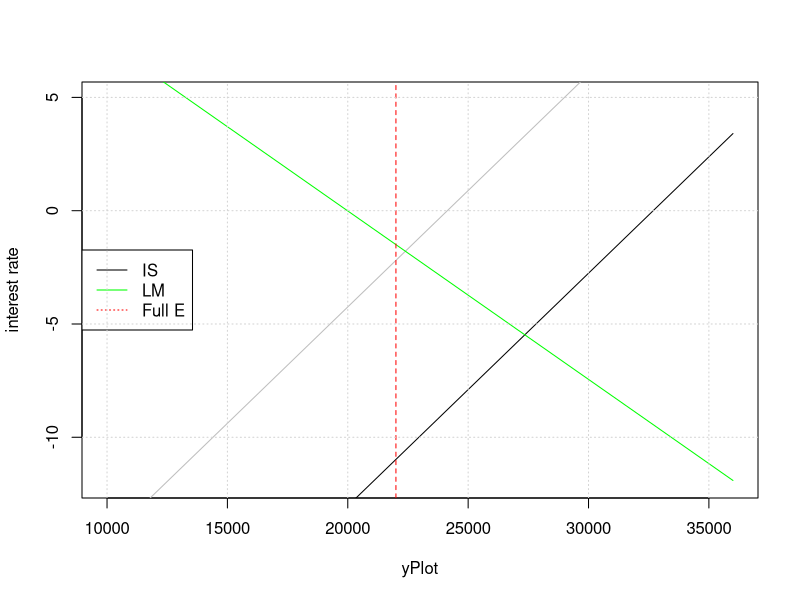
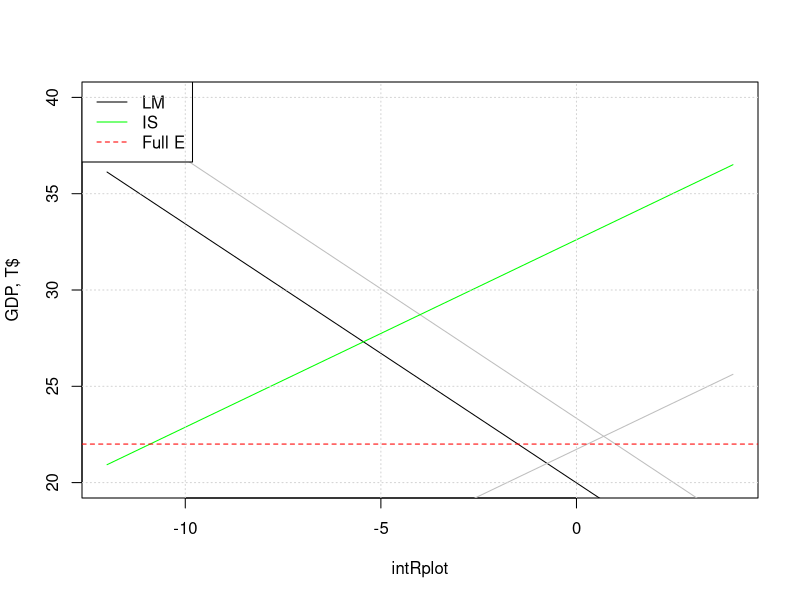

Recreate these plots in R, in order.
# ISLM model

# Brandon Medina
# 04/15/2020


# data are quarterly, Jan 2017 to Oct 2019
# all $$ amounts are billions
# all data from 'FRED' Federal Reserve bank St. Louis
#  Data are quarterly from Jan 2017 to Oct 2019

# GDP due to Corona Virus, COVID19, now projected to be a
# contraction of between 8 and 15%.  Assume 12% contraction

# modify first Q of 2020 to reflect this, then pursue
# policy

ISLMdata = data.frame(
  
  # consumpton  
  Consum = c(13104.43, 13212.5, 13345.07,
             13586.27, 13728.33, 13939.83,
             14114.53, 14211.9, 14266.27,
             14511.17, 14678.2, 14789.27,
             13024.00, 12500.0),
  
  # GDP, aggregate demand                
  Y = c(19190.431, 19356.649, 19611.704, 19918.91,
        20163.159, 20510.177, 20749.752, 20897.804,
        21098.827, 21340.267, 21542.54,  21726.779,
        19100.00, 18700.0),
  
  # Government spending                
  G_spend = c(6526.927, 6525.904, 6623.281, 6713.611,
              6806.73, 6901.58, 6971.018, 7042.209,
              7149.65, 7292.506, 7359.535, 7424.398,
              9500.00, 9600.99),
  # Gross domestic savings                
  personalSavings = c(3600.665, 3613.782, 3658.564, 3632.806,
                      3826.156, 3753.84, 3814.944, 3785.88,
                      3909.787, 3866.799, 3826.739, 3840.0,
                      3072.00, 2900.0),
  
  # M1 money supply, cash and checking deposits              
  M1 = c(3405.462, 3498.1, 3570.162, 3613.338,
         3639.485, 3658.723, 3688.038, 3719.443, 
         3743.892, 3796.215, 3867.964, 3950.738,
         4000.00, 4100.00),
  
  # M2 money supply  M1 + easily convertible               
  M2 = c(13332.092, 13515.838, 13659.854,
         13794.4, 13892.846, 14045.685,
         14186.1, 14275.914, 14464.792,
         14645.462, 14932.307, 15243.2,
         13000.00, 12500.00),
  
  # Government revenue                
  Taxes = c(1987.626, 2003.74, 2042.913, 2042.372,
            1921.492, 1943.529, 1971.38, 1987.923,
            2018.649, 2027.559, 2028.389, 2030.0,
            1725.0, 1700.00),
  
  
  # velocity of money; how many times $ changes hands/yr              
  Vel_M1 = c(5.623, 5.529, 5.493, 5.513, 5.534,
             5.605, 5.625, 5.616, 5.636, 5.613,
             5.564, 5.5,
             4.5, 4.4),
  
  # net exports $ value of exports - imports                
  Nx = c(-570.922, -583.726, -550.586, -596.11,
         -628.967, -568.391, -671.353, -684.148,
         -633.848, -662.66,  -653.032, -577.381,
         -500.00, -475),
  
  # consumer price index                
  CPI = c(243.822, 244.054, 245.359, 247.25,
          249.235, 250.591, 251.883,
          252.697, 253.275, 255.171,
          256.325, 257.832,
          260.0, 255.0), #slight increase in CPI
  # interest rate, %                
  Int_r = c(0.7,0.95, 1.153, 1.203, 1.446, 1.737,
            1.923, 2.22, 2.403, 2.397, 2.19, 1.643,
            0.00, 0.00),
  # libor %
  libor=c(0.830, 1.063, 1.232, 1.330, 1.653,
          1.972, 2.107, 2.347, 2.498, 2.443,
          2.179, 1.791,
          0.00, 0.00),
  
  # investment                
  Invest = c(3140.293, 3167.926, 3225.247, 3262.117,
             3311.826, 3296.571, 3404.226, 3429.477,
             3481.088, 3424.653, 3416.18,  3363.567,
             2700.00, 2650.00)
)

attach(ISLMdata)

pIndex = CPI/CPI[1] # normalize CPI
MPC = Consum/Y  # marginal propensity to consume, quarterly
interestRate = libor
MoverP = M1/pIndex # constant $ money supply Gross $$ divided by
# price index

# IS - investment saving..
#  Y = C + I + G - Nx   macro economic description
#      C = C0 + b*(Y-T) # T is taxes
#      I = I0 + dY * Y + dInt * interest
#      G, Nx are exogenous


# LM - liquidity preference for money
# M/P = M0 + m1 * Y + m2 * interest     

#IS curve: 
# Y = (C0 + b*(Y-T) + I0 + dY*Y +dInt*interest + G + Nx )
# write two IS functions:
# IS_Y, solve for y in the IS descripton
# IS_i, solve for interest in the IS description

# LM curve:
# write two LM functions:
# LM_Y, solve for Y in the M/P equation
# LM_i, solve for i in the M/P equation

# Quesions:
# 1. given the last values of the variables, what are the 
#    equilibrium levels of interest rate, and GDP.   
#    If these are difference from the present levels,  
#    what does this model suggest about the US economy?
#
# 2. Policy- the COVID19 virus will likely reduce GDP by 1 or 2 %
#    change Nx by about 5% (import less).  Given this,
#    What policy measures do the IS-LM model suggest as a way to
#    increase GDP?   

#  FUNCTIONS --------------------------------------------------
# consumption function
# consumption is a function of income, Y

consumpFcn=glm(Consum~(Y-Taxes)) # Y-Taxes is disosable income
summary(consumpFcn)
#get the coefficients for later use
C0 = as.numeric(consumpFcn$coefficients[1])
b = as.numeric(consumpFcn$coefficients[2])


# investment function
# investment is a function of interest rate
#

investFcn=glm(Invest ~ Y + interestRate)
summary(investFcn)
I0 = as.numeric(investFcn$coefficients[1]) #fixed investment
dY = as.numeric(investFcn$coefficients[2])
dInt = as.numeric(investFcn$coefficients[3])

MoneyFcn = glm(MoverP ~ Y + interestRate)
M0 = as.numeric(MoneyFcn$coefficients[1])
d1 = as.numeric(MoneyFcn$coefficients[2])
d2 = -as.numeric(MoneyFcn$coefficients[3])


# IS estimate of Y
IS_Y = function(C0, b, tax, I0, dy, dInt, intR, G, Nx){
  Ypred = (C0-b*tax+I0 + dInt*intR+G+Nx)/(1-b-dY)
  return(Ypred)
}

# IS estimate of interest
IS_i = function(C0, b, Y, tax, I0, dy, dInt, G, Nx){
  intRpred = (Y*(1.-b-dY)-C0 +b*tax -I0 -G - Nx)/dInt
  return(intRpred)
}

# LM estimate of Y
LM_Y = function(MoverP, intR, M0, d1, d2){
  Y = (MoverP -M0 - d2*intR)/d1
}

# LM estimate of i
LM_i = function(MoverP, Y, M0, d1, d2){
  i = (MoverP - M0-d1*Y)/d2
  return(i)
}

#----------------------------------------------------------
yPlot=seq(from=10000, to=36000, by=500)
intRplot = seq(from=-12, to=4, by= 0.2)

lastN = length(G_spend)
gSpend = G_spend[lastN]



Nxport = Nx[lastN]
tax = Taxes[lastN]
Invest0 = I0
Consmp0 = C0
plot(yPlot, IS_i(Consmp0, b, yPlot, tax, Invest0, dy, dInt, gSpend, Nxport),
     type='l', ylab = 'interest rate', ylim=c(-12, 5))

Nxport = -500
Invest0=500 # fixed investment
Consmp0 = -280

lines(yPlot, IS_i(Consmp0, b, yPlot, tax, Invest0, dy, dInt, gSpend, Nxport),
      type='l', col='grey')

MoP = MoverP[lastN]
lines(yPlot, LM_i(MoP, yPlot,M0, d1, d2), 
      ylab=c('yModel'), xlab = 'Y', type='l', col='green')
abline(v=22000, lty=2, col='red')
legend('left', c('IS','LM','Full E'),
       col=c('black','green','red'), lty=c(1,1,3))
grid()


##  

MoP = MoverP[lastN]
plot(intRplot, LM_Y(MoP,intRplot, M0, d1, d2)/1.e3,
     ylab = 'GDP, T$', type='l',col='black', ylim=c(20,40))

MoP = 4500
lines(intRplot, LM_Y(MoP,intRplot, M0, d1, d2)/1.e3,
      ylab = 'GDP, T$', type='l',col='grey')


tX = Taxes[lastN]
lines(intRplot, IS_Y(C0, b, tX, I0, dy, dInt, intRplot,
                     gSpend, Nxport)/1.e3, col='green')
tX = 7000
lines(intRplot, IS_Y(C0, b, tX, I0, dy, dInt, intRplot,
                     gSpend, Nxport)/1.e3, col='grey')

abline(h=22000/1.e3, lty=2, col='red')
legend('topleft',c('LM', 'IS', 'Full E'), 
       col=c('black','green','red'), lty=c(1,1,2))
grid()

# Quesions:
# 1. given the last values of the variables, what are the 
#    equilibrium levels of interest rate, and GDP.   
#    If these are difference from the present levels,  
#    what does this model suggest about the US economy?

#Answer 1
# Given the last values, the equilibrium values for interest rate is about -6%
# and GDP would have to be around $27 Trillion. The present levels show that inflation
# would be a problem with inflation. Investment saving is not feasable given
# the current economic conditions. The liquidity preference for money would need
# an interest rate of -5% to match investment savings, which is not possible. 
# Mainly, invesments will need to be reduced drastically from $3.3 Trillion to
# $500 Billion. consumption will reduce slightly more, which is to be expected, 
# given the current direction of the economy. 

# 2. Policy- the COVID19 virus will likely reduce GDP by 1 or 2 %
#    change Nx by about 5% (import less).  Given this,
#    What policy measures do the IS-LM model suggest as a way to
#    increase GDP? 

#Answer 2
# The current equilibrium of LM and IS shows GDP at $27 T and interest at -5%,
# which is not possible. There are two actions required to move the equilibrium
# to Full E would be to adjust money supply and taxes. By adjusting money supply 
# fom about $3.5 T yp to $4.5 T, that shifts the liquidity preference for money
# to the right, and by the government increase taxes to $7 T, that moves the
# equilibrium in line to the Full E line. 